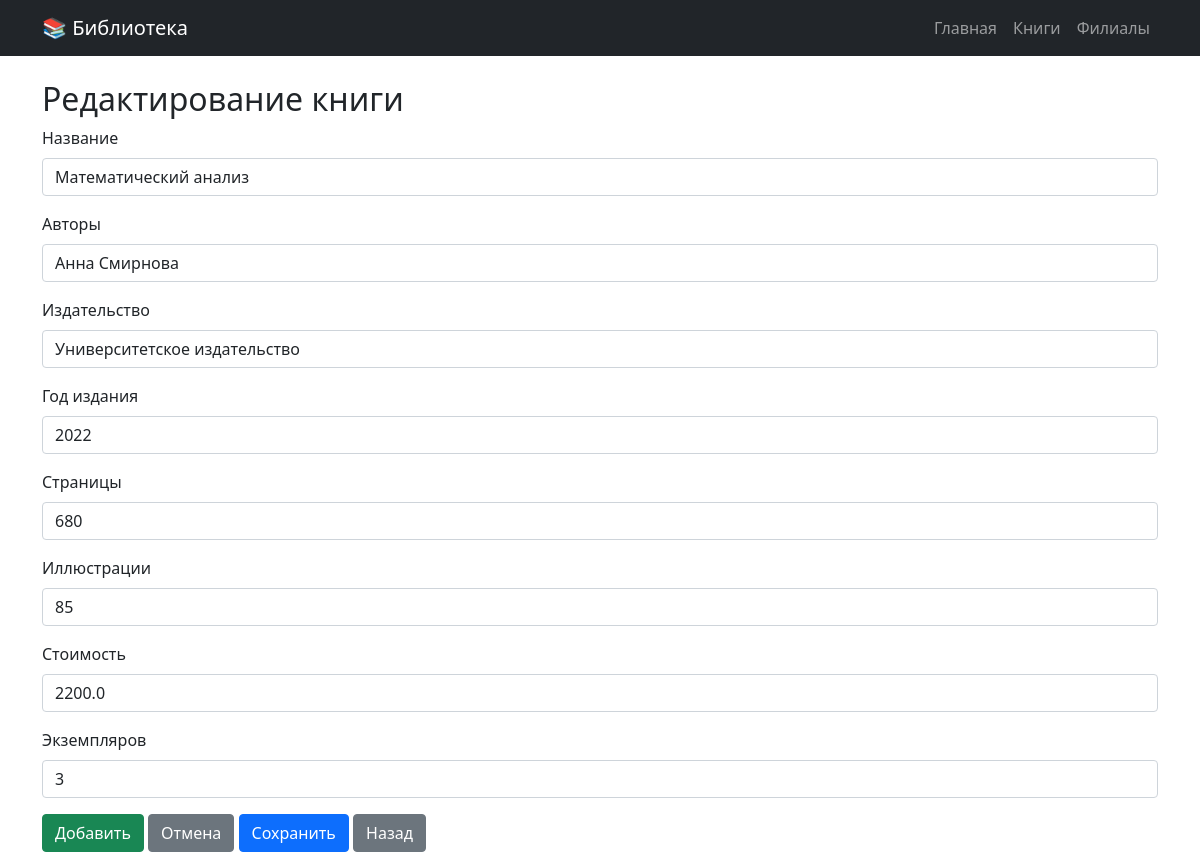
Screenshot of /books/edit/2 with the database file from the repository.
### app/models.py (models this page shows, shortened)
class Book(db.Model):
    id = db.Column(db.Integer, primary_key=True)
    title = db.Column(db.String(200), nullable=False, index=True)
    authors = db.Column(db.Text, nullable=False)
    publisher = db.Column(db.String(200), nullable=False)
    year = db.Column(db.Integer, nullable=False)
    pages = db.Column(db.Integer, nullable=False)
    illustrations = db.Column(db.Integer, default=0)
    cost = db.Column(db.Float, nullable=False)
    copies_available = db.Column(db.Integer, default=1)
    times_issued = db.Column(db.Integer, default=0)
    branch_id = db.Column(db.Integer, db.ForeignKey('branch.id'), nullable=False)
    branch = db.relationship('Branch', back_populates='books')
    faculties = db.relationship('Faculty', secondary=book_faculties, back_populates='books')
    created_at = db.Column(db.DateTime, default=datetime.utcnow)
    updated_at = db.Column(db.DateTime, default=datetime.utcnow, onupdate=datetime.utcnow)

### app/books/views.py (the view)
@bp.route('/edit/<int:id>', methods=['GET', 'POST'])
def edit(id):
    book = Book.query.get_or_404(id)
    form = BookForm(obj=book)
    if form.validate_on_submit():
        form.populate_obj(book)
        db.session.commit()
        flash('Книга успешно обновлена!', 'success')
        return redirect(url_for('books.list'))
    return render_template('books/edit.html', form=form, title='Редактировать книгу')

### app/books/forms.py
class BookForm(FlaskForm):
    title = StringField('Название', validators=[DataRequired(), Length(max=200)])
    authors = StringField('Авторы', validators=[DataRequired(), Length(max=200)])
    publisher = StringField('Издательство', validators=[DataRequired(), Length(max=200)])
    year = IntegerField('Год издания', validators=[DataRequired(), NumberRange(min=1000, max=2100)])
    pages = IntegerField('Страницы', validators=[DataRequired(), NumberRange(min=1)])
    illustrations = IntegerField('Иллюстрации', default=0)
    cost = FloatField('Стоимость', validators=[DataRequired(), NumberRange(min=0)])
    copies_available = IntegerField('Экземпляров', validators=[DataRequired(), NumberRange(min=0)])
    submit = SubmitField('Сохранить')

### app/templates/books/edit.html (shortened to what this page needs)
{% extends "base.html" %}
{% block content %}
<h2>Редактирование книги</h2>
<form method="post">
    <div class="mb-3">
        {{ form.title.label(class="form-label") }}
        {{ form.title(class="form-control") }}
    </div>
    <div class="mb-3">
        {{ form.authors.label(class="form-label") }}
        {{ form.authors(class="form-control") }}
    </div>
    <div class="mb-3">
        {{ form.publisher.label(class="form-label") }}
        {{ form.publisher(class="form-control") }}
    </div>
    <div class="mb-3">
        {{ form.year.label(class="form-label") }}
        {{ form.year(class="form-control") }}
    </div>
    <div class="mb-3">
        {{ form.pages.label(class="form-label") }}
        {{ form.pages(class="form-control") }}
    </div>
    <div class="mb-3">
        {{ form.illustrations.label(class="form-label") }}
        {{ form.illustrations(class="form-control") }}
    </div>
    <div class="mb-3">
        {{ form.cost.label(class="form-label") }}
        {{ form.cost(class="form-control") }}
    </div>
    <div class="mb-3">
        {{ form.copies_available.label(class="form-label") }}
        {{ form.copies_available(class="form-control") }}
    </div>
    <button type="submit" class="btn btn-success">Добавить</button>
    <a href="{{ url_for('books.list') }}" class="btn btn-secondary">Отмена</a>
    <button type="submit" class="btn btn-primary">Сохранить</button>
    <a href="{{ url_for('books.list') }}" class="btn btn-secondary">Назад</a>
</form>
{% endblock %}

### rows the page displays
Book: title "Математический анализ", authors "Анна Смирнова", publisher "Университетское издательство", year "2022", pages "680", illustrations "85", cost "2200.0", copies_available "3"
